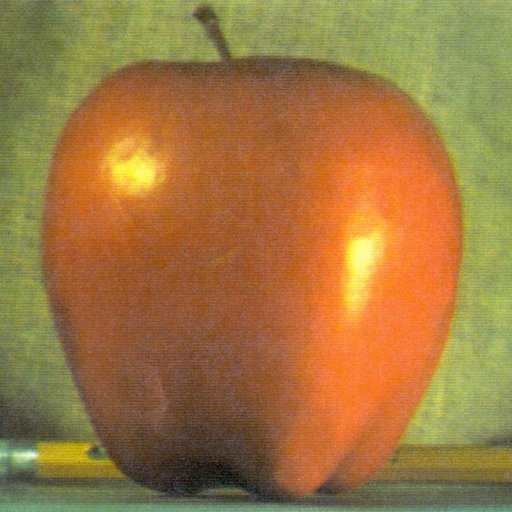
#> input picture Homework_for_24/apple.jpg, 512 x 512 px
$ python salt_and_paper.py
#> lines starting #> are read from the running program, lines starting #| are printed output that depends on the picture
#> further down, img is the input picture: shape (512, 512, 3); mean B, G, R 64.8, 119.7, 159.1
import cv2
import numpy as np
from matplotlib import pyplot as plt


def saltPepperNoise(image):
    row, col, ch = image.shape
#> row = 512; col = 512; ch = 3
    s_vs_p = 0.5
    amount = 0.04
    noisy = np.copy(image)
    num_salt = int(np.ceil(amount * image.size * s_vs_p))
#> num_salt = 15729
    corrds = [np.random.randint(0, i - 1, num_salt) for i in image.shape]
    noisy[corrds] = 1
    num_pep = int(np.ceil(amount * image.size * s_vs_p))
#> num_pep = 15729
    corrds = [np.random.randint(0, i - 1, num_pep) for i in image.shape]
    noisy[corrds] = 0
    return noisy


img = cv2.imread("apple.jpg")
img = img / 255
noise_img = saltPepperNoise(img)


img = cv2.imread('apple.jpg', 0)
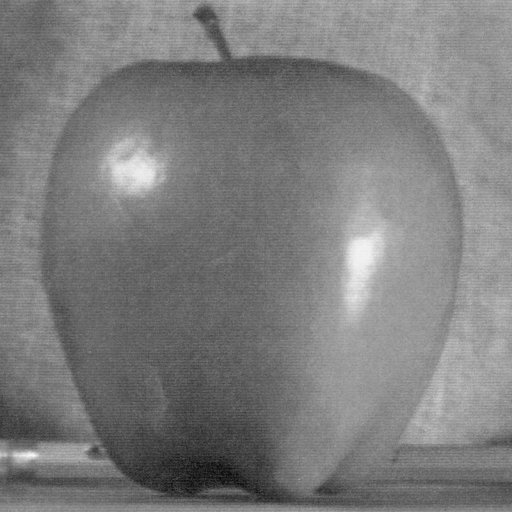
#> img: shape (512, 512); min 7, max 250, mean 125.2
hist, bins = np.histogram(img.flatten(), 256, [0, 256])
#> hist = 256 values, max 3896 at index 152, min 0 at index 0, mean 1024; bins = 257 values from 0 to 256
cdf = hist.cumsum()
#> cdf = 256 values from 0 to 262144
cdf_normalized = cdf * float(hist.max()) / cdf.max()
#> cdf_normalized = 256 values from 0 to 3896
plt.plot(cdf_normalized, color='b')
plt.hist(img.flatten(), 256, [0, 256], color='r')
plt.xlim([0, 256])
plt.legend(('cdf', 'histogram'), loc='upper left')
plt.show()
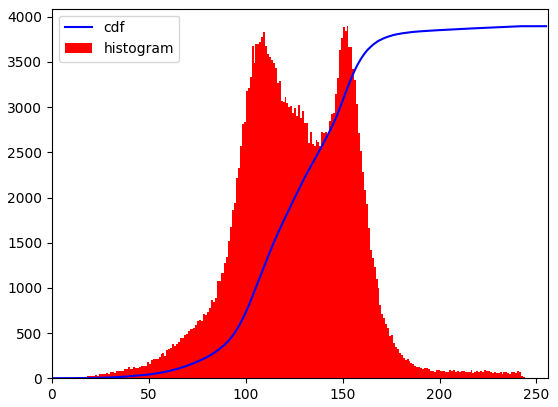
#> figure drawn by matplotlib, 1 panel; tallest bar 3896 high, from x = 152 to 153; curve peaks at x = 250, y = 3896
cv2.imshow("Gaussian Noise", noise_img)
cv2.waitKey(0)
